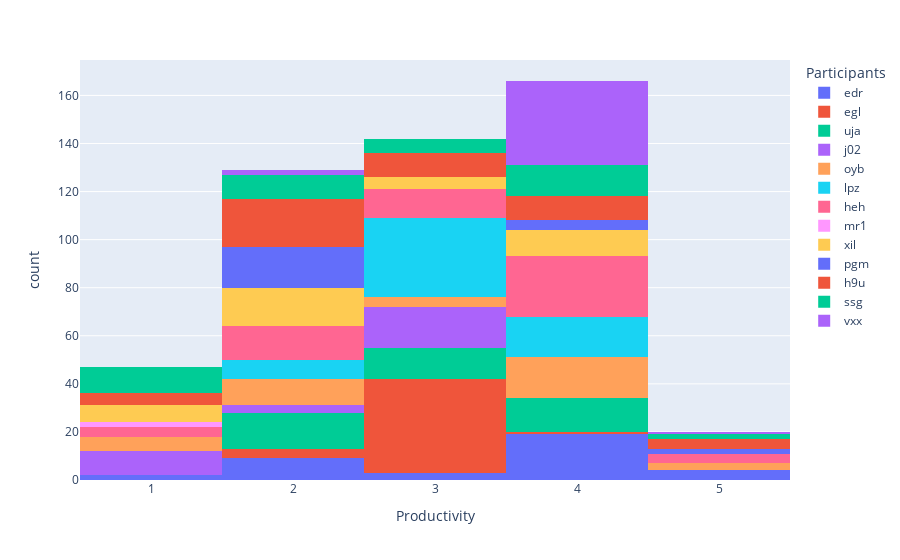

The cell this chart's notebook holds for it:
### Code cell
# stress and productivity were defaulted to 3 and so that may be why there are NAs
# distribution of productivity for each participant with stress as x axis and count as y axis
fig = px.histogram(daily, x="productivity", color="pid",
                labels={
                    "productivity": "Productivity",
                    "pid": "Participants"
                })
fig.show()

### Figure 1 — Plotly figure (JSON) as saved in the notebook; plotly's stock layout.template omitted (floating-point values rounded to 4 significant figures)
{"data": [{"alignmentgroup": "True", "bingroup": "x", "hovertemplate": "Participants=edr<br>Productivity=%{x}<br>count=%{y}<extra></extra>", "legendgroup": "edr", "marker": {"color": "#636efa", "pattern": {"shape": ""}}, "name": "edr", "offsetgroup": "edr", "orientation": "v", "showlegend": true, "type": "histogram", "x": [4, null, null, null, 4, null, 4, 2, 4, 1, null, 4, 4, 4, null, 2, 4, 5, 5, null, null, 2, 2, 5, 2, 2, 3, 1, 2, 4, 3, 3, 4, 4, 4, 4, 4, 4, 2, 5, 2, 4, 4, 4, 4], "xaxis": "x", "yaxis": "y"}, {"alignmentgroup": "True", "bingroup": "x", "hovertemplate": "Participants=egl<br>Productivity=%{x}<br>count=%{y}<extra></extra>", "legendgroup": "egl", "marker": {"color": "#EF553B", "pattern": {"shape": ""}}, "name": "egl", "offsetgroup": "egl", "orientation": "v", "showlegend": true, "type": "histogram", "x": [null, 3, 3, null, null, null, null, null, 3, 2, 3, 3, 3, 3, 3, 3, 3, 3, 3, 3, 3, 3, 3, 3, 2, 3, 2, 3, 3, 3, 3, 3, 3, null, 3, 3, 3, 3, 3, 3, 3, 3, 4, 3, 3, 2, 3, 3, 3, 3, 3, null], "xaxis": "x", "yaxis": "y"}, {"alignmentgroup": "True", "bingroup": "x", "hovertemplate": "Participants=uja<br>Productivity=%{x}<br>count=%{y}<extra></extra>", "legendgroup": "uja", "marker": {"color": "#00cc96", "pattern": {"shape": ""}}, "name": "uja", "offsetgroup": "uja", "orientation": "v", "showlegend": true, "type": "histogram", "x": [3, 3, 3, 4, 2, null, 2, 4, 2, 4, 3, 4, 2, null, 2, 3, null, 4, 4, 4, null, 4, 3, 2, null, 4, 3, 3, 2, 2, 2, 4, null, 2, 3, 3, 4, 4, 3, 2, 2, 2, 2, 4, 2, 4, 3, 3], "xaxis": "x", "yaxis": "y"}, {"alignmentgroup": "True", "bingroup": "x", "hovertemplate": "Participants=j02<br>Productivity=%{x}<br>count=%{y}<extra></extra>", "legendgroup": "j02", "marker": {"color": "#ab63fa", "pattern": {"shape": ""}}, "name": "j02", "offsetgroup": "j02", "orientation": "v", "showlegend": true, "type": "histogram", "x": [3, 1, 2, 3, null, 3, 3, null, null, null, 3, 1, 3, 3, 3, 3, null, 1, 3, 3, 1, 3, 3, 3, 1, 1, null, 3, 3, 1, 2, 1, 1, 3, 2, 1], "xaxis": "x", "yaxis": "y"}, {"alignmentgroup": "True", "bingroup": "x", "hovertemplate": "Participants=oyb<br>Productivity=%{x}<br>count=%{y}<extra></extra>", "legendgroup": "oyb", "marker": {"color": "#FFA15A", "pattern": {"shape": ""}}, "name": "oyb", "offsetgroup": "oyb", "orientation": "v", "showlegend": true, "type": "histogram", "x": [1, 4, 4, 2, 4, null, null, null, 3, 1, 4, 5, 4, 2, 5, 4, 4, 4, 3, 4, 4, 4, 3, 2, 4, 5, 2, 2, 4, 4, 1, 1, 1, 2, 4, 2, 2, 2, 4, 2, 2, 1, 3, 4], "xaxis": "x", "yaxis": "y"}, {"alignmentgroup": "True", "bingroup": "x", "hovertemplate": "Participants=lpz<br>Productivity=%{x}<br>count=%{y}<extra></extra>", "legendgroup": "lpz", "marker": {"color": "#19d3f3", "pattern": {"shape": ""}}, "name": "lpz", "offsetgroup": "lpz", "orientation": "v", "showlegend": true, "type": "histogram", "x": [4, 3, 3, 4, 4, 3, 3, 3, 3, 3, 3, 3, 3, 3, 3, 4, 4, 4, 4, 3, 3, 3, 4, 4, 3, 3, 4, 3, 3, 3, 3, 3, 2, 4, 3, 4, 4, 3, 4, 3, 4, 2, 3, 3, 2, 2, 3, 2, 4, 3, 4, 3, 2, 3, 2, 3, 2, 3], "xaxis": "x", "yaxis": "y"}, {"alignmentgroup": "True", "bingroup": "x", "hovertemplate": "Participants=heh<br>Productivity=%{x}<br>count=%{y}<extra></extra>", "legendgroup": "heh", "marker": {"color": "#FF6692", "pattern": {"shape": ""}}, "name": "heh", "offsetgroup": "heh", "orientation": "v", "showlegend": true, "type": "histogram", "x": [2, 3, 3, 2, 5, 4, 3, 4, 2, 1, 4, 2, 4, 2, 3, 3, 4, 3, 4, 3, 4, 2, 3, 3, 2, 3, 4, 2, 3, 3, 4, 4, 4, 2, 4, 2, 5, 2, 2, 4, 4, 4, 2, 2, 4, 4, 4, 5, 4, 4, 4, 4, 4, 4, 1, 1, 1, 4, 5], "xaxis": "x", "yaxis": "y"}, {"alignmentgroup": "True", "bingroup": "x", "hovertemplate": "Participants=mr1<br>Productivity=%{x}<br>count=%{y}<extra></extra>", "legendgroup": "mr1", "marker": {"color": "#FF97FF", "pattern": {"shape": ""}}, "name": "mr1", "offsetgroup": "mr1", "orientation": "v", "showlegend": true, "type": "histogram", "x": [null, null, null, null, null, null, null, null, null, null, null, null, null, null, null, null, null, null, null, null, null, null, null, null, null, null, null, null, null, null, null, null, null, null, null, null, null, null, null, null, null, null, 1, 1], "xaxis": "x", "yaxis": "y"}, {"alignmentgroup": "True", "bingroup": "x", "hovertemplate": "Participants=xil<br>Productivity=%{x}<br>count=%{y}<extra></extra>", "legendgroup": "xil", "marker": {"color": "#FECB52", "pattern": {"shape": ""}}, "name": "xil", "offsetgroup": "xil", "orientation": "v", "showlegend": true, "type": "histogram", "x": [4, 1, 2, 4, 4, 4, 4, 3, 4, null, 4, 1, 2, 1, 2, 2, 1, 2, 3, 2, 2, 2, 2, 4, 4, null, 4, 2, 2, 3, 2, 4, 3, null, 2, 2, null, 2, 1, 1, 3, 1, 2], "xaxis": "x", "yaxis": "y"}, {"alignmentgroup": "True", "bingroup": "x", "hovertemplate": "Participants=pgm<br>Productivity=%{x}<br>count=%{y}<extra></extra>", "legendgroup": "pgm", "marker": {"color": "#636efa", "pattern": {"shape": ""}}, "name": "pgm", "offsetgroup": "pgm", "orientation": "v", "showlegend": true, "type": "histogram", "x": [5, null, 4, 2, null, 5, null, 2, 2, null, null, 2, 4, 2, null, 2, 2, null, 2, 2, null, 2, 2, 2, null, 2, null, 4, 4, 2, 2, null, 2, null, 2], "xaxis": "x", "yaxis": "y"}, {"alignmentgroup": "True", "bingroup": "x", "hovertemplate": "Participants=h9u<br>Productivity=%{x}<br>count=%{y}<extra></extra>", "legendgroup": "h9u", "marker": {"color": "#EF553B", "pattern": {"shape": ""}}, "name": "h9u", "offsetgroup": "h9u", "orientation": "v", "showlegend": true, "type": "histogram", "x": [4, 3, 2, 2, 5, 3, 2, 3, 2, 3, 2, null, null, null, 4, 4, null, 3, 1, 1, 1, null, 4, 2, 2, null, null, 2, 2, 2, 2, 2, 2, 4, 3, 1, 2, 1, 3, 2, 3, 2, null, null, null, 2, 4, 4, 2, 5, 5, 4, 5, 2, 4, 2, 3, 3, 4], "xaxis": "x", "yaxis": "y"}, {"alignmentgroup": "True", "bingroup": "x", "hovertemplate": "Participants=ssg<br>Productivity=%{x}<br>count=%{y}<extra></extra>", "legendgroup": "ssg", "marker": {"color": "#00cc96", "pattern": {"shape": ""}}, "name": "ssg", "offsetgroup": "ssg", "orientation": "v", "showlegend": true, "type": "histogram", "x": [1, 1, 3, 2, 4, 4, 2, 2, 3, 4, 3, 5, 4, 1, 3, 4, 4, 4, 1, 4, 2, 5, 2, 1, 2, 3, 1, 2, 1, 1, 3, 1, 2, 1, 2, 4, 4, 2, 4, 1, 4, 4], "xaxis": "x", "yaxis": "y"}, {"alignmentgroup": "True", "bingroup": "x", "hovertemplate": "Participants=vxx<br>Productivity=%{x}<br>count=%{y}<extra></extra>", "legendgroup": "vxx", "marker": {"color": "#ab63fa", "pattern": {"shape": ""}}, "name": "vxx", "offsetgroup": "vxx", "orientation": "v", "showlegend": true, "type": "histogram", "x": [4, 4, 4, 4, 4, 4, 4, 4, 4, 4, 4, 4, null, 5, 4, null, 4, null, 2, 4, 2, 4, null, 4, null, 4, 4, 4, null, 4, null, null, 4, 4, 4, 4, 4, 4, 4, 4, 4, null, 4, null, 4, 4, 4, 4, null, null], "xaxis": "x", "yaxis": "y"}], "layout": {"barmode": "relative", "legend": {"title": {"text": "Participants"}, "tracegroupgap": 0}, "margin": {"t": 60}, "xaxis": {"anchor": "y", "domain": [0, 1], "title": {"text": "Productivity"}}, "yaxis": {"anchor": "x", "domain": [0, 1], "title": {"text": "count"}}}}
